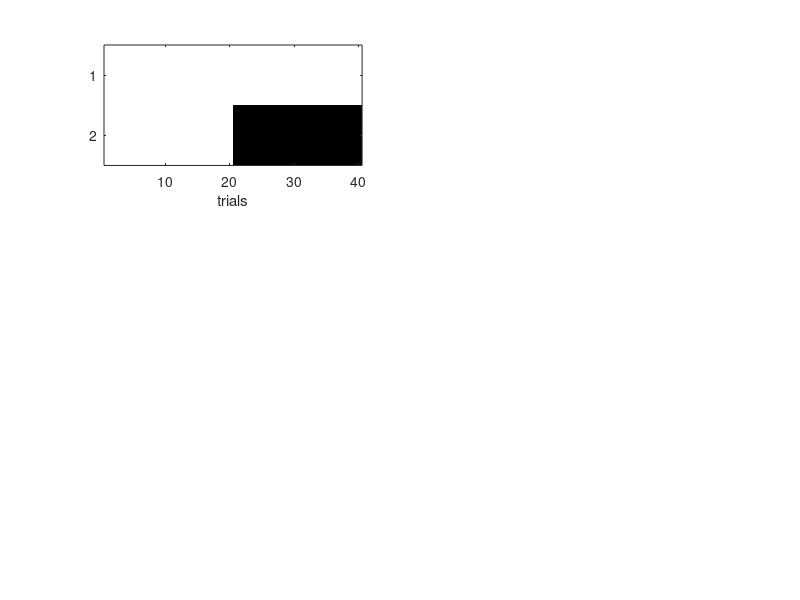

This figure's MATLAB source: (Note: this script raises an error after producing the figure.)
%% Latent cause model of associative learning
% Uses a chinese restaurant prior over possible latent causes, and
% particle filtering to approximate latent cause inference, based on
% Gershman, Blei & Niv 2010
%
% Author: Sashank Pisupati
% Version: 2.1.0


%% Model parameters
clear all

% Task specification
task = 'deterministic_reward';
% task = 'probabilistic_reward';

% Block specification: Comma separated characters indicating feature presence, alphabetically last character denotes outcome.
blocks = {'A+','A'};               % E.g.: A+ denotes presence of A and reward(+), AX denotes presence of A,X, absence of reward.
% probs = [1,0.8;1,0.2];        % For probabilistic_reward only, specify probabilities of each character
nTrialsPerBlock = 20;

% CRP/Particle filter parameter
process = 'dynamicCRP';             % Prior process specificiation  - CRP/sticky CRP/dynamic CRP
scheme = 'importanceResampling';    % Particle filtering scheme specification

alpha = 0.1;                        % CRP concentration parameter
eta = 0.5;                          % Dynamic CRP self-transition probability
beta = 100;                         % Sticky CRP self-transition boost

aPrior = 1;                         % Prior pseudocounts of feature presence
bPrior = 1;                         % Prior pseudocounts of feature absence
nVisCauses = 10;                    % Number of latent causes to visualize
nParticles = 1000;                  % Number of particles
linecolor = [0 0 0];

%% Stimulus design

% Design trial-wise feature array (stimuli+outcomes) using specified block structure
switch task
    case 'deterministic_reward'
        %Default: conditioned inhibition (A+/AX-)
        if ~exist('blocks','var')
            blocks = {'A+','AX'};
        end
        features = unique([blocks{:}]);
        features = [features(2:end),features(1)];
        lFeatures = num2cell(features);
        nFeatures = length(lFeatures);          % Number of features
        f = zeros(nFeatures,nTrialsPerBlock);   % Active features
        for b = 1:length(blocks)
            for c = 1:length(blocks{b})
                f(strcmp(num2cell(blocks{b}(c)),lFeatures),(b-1)*nTrialsPerBlock+1:b*nTrialsPerBlock)=1;
            end
        end
        
    case 'probabilistic_reward'
        % Default: simple conditioning (A+ @ 80%)
        if ~exist('blocks','var')
            blocks = {'A+'};
        end
        features = unique([blocks{:}]);
        if ~exist('probs','var')
            probs = 0.8*ones(length(blocks),length(features));
        end
        features = [features(2:end),features(1)];
        lFeatures = num2cell(features);
        nFeatures = length(lFeatures);          % Number of features
        f = zeros(nFeatures,nTrialsPerBlock);   % Active features
        for b = 1:length(blocks)
            for c = 1:length(blocks{b})
                for n = 1:nTrialsPerBlock
                    f(strcmp(num2cell(blocks{b}(c)),lFeatures),(b-1)*nTrialsPerBlock+n)=rand<probs(b,c);
                end
            end
        end
end
nTrials = size(f,2);

% Plot stimulus structure
figure(1);
set(gcf,'color','w');
subplot(3,2,1)
imagesc(f)
colormap(bone)
caxis([0,1])
xlabel('trials')
set(gca,'ytick',[1:nFeatures])
set(gca,'yticklabels',lFeatures)
title('Observations')
set(gca,'fontSize',18)


%% Initialization

% Initialize latent cause assignments, counts(t=0)
nMaxCauses = nTrials;                   % Maximum number of possible latent causes
particles = zeros(nParticles,nTrials);  % Latent cause assignments i.e. particles
nC = zeros(nParticles,nMaxCauses);      % Latent cause counts for each particle

% Initialize sufficient statistics (counts) of observation probabilities with beta prior
nFC = zeros(nFeatures,nMaxCauses,nParticles)+aPrior;    % Feature|cause presence pseudocounts
bFC = zeros(nFeatures,nMaxCauses,nParticles)+bPrior;    % Feature|cause absence pseudocounts

% Plot prior over observation probabilities
subplot(3,2,2)
plot(betapdf(0:0.01:1,aPrior,bPrior))
title('Priors')
set(gca,'fontSize',18)

% Initialize likelihood & weights
lik = zeros(nParticles,nMaxCauses);     % Likelihood
wt = ones(nParticles,1)/nParticles;     % Importance weights
rt = ones(nParticles,1)/nParticles;     % Outcome predictive weights
rProb = zeros(nParticles,1);            % Outcome probablities

% Initialize estimates averaged across particles
cEst = zeros(nMaxCauses,nTrials);       % Estimated posterior on causes
rEst = zeros(1,nTrials);                % Estimated outcome probability
phiEst = zeros(nFeatures,nTrials);      % Estimated observation probabilities


%% Inference

%Loop over trials
for t = 1:nTrials
    obs = logical(f(:,t)); %Observations on current trial
    
    switch scheme
        
        case 'importanceResampling'
            % Sequential Importance Resampling: Sample prior set of particles before each trial,
            % Weigh by importance (likelihood) to estimate posterior, importance-weighted resample
            
            % Sample particles(t), counts(t) from CRP prior, based on counts(t-1)
            if t == 1
                [particles(:,t),nC] = generateCRprior(nC,alpha);
            else
                switch process
                    % Chinese restaurant process prior (Gershman, Blei & Niv 2010)
                    case 'CRP'
                        [particles(:,t),nC] = generateCRprior(nC,alpha);
                    % Sticky HDP-HMM prior with temporal boost (Fox et al 2011)
                    case 'stickyCRP'
                        [particles(:,t),nC] = generateStickyCRprior(particles(:,t-1),nC,alpha,beta);
                    % CRP with constant self-transition (Lloyd & Leslie '13)
                    case 'dynamicCRP'
                        [particles(:,t),nC] = generateDynamicCRprior(particles(:,t-1),nC,alpha,eta);
                end
            end
                                
            %Loop over particles
            for l = 1:nParticles
                %Current hypothesized latent cause
                k = particles(l,t);
                
                % Value prediction (before seeing outcome):
                % Likelihood of non-outcome features given hypothesized latent cause i.e. Predictive weights
                rt(l) = prod((obs(1:end-1).*nFC(1:end-1,k,l) + ~obs(1:end-1).*bFC(1:end-1,k,l))./(nFC(1:end-1,k,l)+bFC(1:end-1,k,l)),1);
                % Probability of outcome feature given hypothesized latent cause
                rProb(l) = nFC(end,k,l)./(nFC(end,k,l)+bFC(end,k,l));
                
                % Likelihood of *all* observed features given hypothesized latent cause i.e. Importance weights
                wt(l) = prod((obs.*nFC(:,k,l) + ~obs.*bFC(:,k,l))./(nFC(:,k,l)+bFC(:,k,l)),1);
                
                % Update observation probabilities
                nFC(:,k,l) = nFC(:,k,l) + double(obs);
                bFC(:,k,l) = bFC(:,k,l) + double(~obs);
            end
            % Normalize weights
            wt = wt/sum(wt);
            rt = rt/sum(rt);
            
            % Predictive estimate of value i.e. outcome prob (before seeing outcome)
            rEst(t) = rt'*rProb;
            
            % Importance weighted estimate of posterior over causes
            cEst(:,t) = weightedHist(particles(:,t),wt,0:nMaxCauses);
            
            % Importance weighted estimate of posterior over observation probabilities
            for i = 1:nFeatures
                phiEst(i,:) = wt'*squeeze([(nFC(i,:,:)./(nFC(i,:,:)+bFC(i,:,:)))])';
            end
            
            
            % Importance weighted resampling of particles
            indices = randsample([1:nParticles]',nParticles,true,wt);
            particles = particles(indices,:);
            nC = nC(indices,:);
            nFC = nFC(:,:,indices);
            bFC = bFC(:,:,indices);
    end
    
    % Plot heatmap of estimated posterior over causes
    subplot(3,2,3)
    imagesc(cEst);caxis([0,1])
    ylim([0.5,nVisCauses])
    set(gca,'ytick',[1,round(nVisCauses/2),nVisCauses])
    title('p(Cause)')
    xlabel('trials')
    set(gca,'fontSize',18)
    
    % Plot graph of estimated posterior over causes
    subplot(3,2,5)
    plot(cEst(:,1:t)','LineWidth',1);
    set(gca, 'ColorOrder', hot(nVisCauses), 'NextPlot', 'replacechildren');
    ylim([0,1])
    xlim([1,nTrials])
    title('p(Cause)')
    xlabel('trials')
    set(gca,'fontSize',18)
    
    % Plot estimated value i.e. predicted outcome probability
    subplot(3,2,6)
    plot(rEst(1:t),'-','LineWidth',1,'color',linecolor);
    hold on
    for b = 1:length(blocks)
        plot([b*nTrialsPerBlock,b*nTrialsPerBlock],[0,1],'k--');
    end
    hold off
    xlim([1,nTrials]);
    ylim([0,1]);
    set(gca,'fontSize',18)
    xlabel('trials')
    title('p(Outcome)')
    
    % Plot estimated observation probabilities
    set(gca,'fontSize',18)
    subplot(3,2,4)
    imagesc(phiEst);caxis([0,1])
    xlim([0.5,nVisCauses])
    title('p(Feature|Cause)')
    xlabel('Causes')
    set(gca,'ytick',[1:nFeatures])
    set(gca,'yticklabels',lFeatures)
    set(gca,'fontSize',18)
    drawnow
end

%% CHINESE RESTAURANT PROCESS

% Partition/Assignments generator - generates "M" assignments for 
% current trial (t) based on CRP prior, i.e. based on counts from trial (t-1),alpha
function [assignmentsT, nKT]= generateCRprior(nKTminus1,alpha)
% Partition/Assignment probability - requires m x K vector of counts "nk"
%   k = 1:size(nk,2);       %Index of causes
%   K = sum(nk>0,2);        %Number of assigned causes so far
%   N (=T-1) = sum(nk,2);   %Number of observations so far
%   pAssignCR = @(k,nk,K,alpha) (nk.*(k<=K)+alpha.*(k==K+1)+0.*(k>K+1))./(sum(nk,2)+alpha);
pAssignCR = @(nk,alpha) (nk.*(1:size(nk,2)<=sum(nk>0,2))+alpha.*(1:size(nk,2)==sum(nk>0,2)+1)+0.*(1:size(nk,2)>sum(nk>0,2)+1))./(sum(nk,2)+alpha);
thisProb = pAssignCR(nKTminus1,alpha);
thisCount = mnrnd(1,thisProb);
[row,col] = find(thisCount);
assignmentsT(row,1) = col;
nKT = nKTminus1 + thisCount;
end

%% STICKY CRP/ STICKY HDP-HMM PROCESS

% Partition/Assignments generator - generates "M" assignments for current trial (t) 
% based on sticky HDP-HMM prior, i.e. based on counts from trial (t-1),
% alpha, beta (stickiness boost) and previous trial assignments
function [assignmentsT, nKT]= generateStickyCRprior(assignmentsTminus1,nKTminus1,alpha,beta)
curr = repmat(linspace(1,size(nKTminus1,2),size(nKTminus1,2)),size(nKTminus1,1),1)==assignmentsTminus1;
%  pAssignStickyCR = @(k,nk,K,alpha) (nk+beta*curr).*(k<=K)+alpha.*(k==K+1)+0.*(k>K+1))./(sum(nk,2)+alpha+beta);
pAssignStickyCR = @(nk,alpha,beta,curr) ((nk+beta.*curr).*(1:size(nk,2)<=sum(nk>0,2))+alpha.*(1:size(nk,2)==sum(nk>0,2)+1)+0.*(1:size(nk,2)>sum(nk>0,2)+1))./(sum(nk,2)+alpha+beta);
thisProb = pAssignStickyCR(nKTminus1,alpha,beta,curr);
thisCount = mnrnd(1,thisProb);
[row,col] = find(thisCount);
assignmentsT(row,1) = col;
nKT = nKTminus1 + thisCount;
end

%% DYNAMIC CRP/ CRP-HMM with constant self-transition probability

% Partition/Assignments generator - generates "M" assignments for current trial (t) 
% based on a CRP-HMM prior with constant self-transition prob.,i.e. based on counts from trial (t-1),
% alpha, eta (self-transition probability) and previous trial assignments
function [assignmentsT, nKT]= generateDynamicCRprior(assignmentsTminus1,nKTminus1,alpha,eta)
curr = repmat(linspace(1,size(nKTminus1,2),size(nKTminus1,2)),size(nKTminus1,1),1)==assignmentsTminus1;
%  pAssignDynamicCR = @(k,nk,K,alpha) eta*curr + (1-eta)*(nk.*(k<=K)+alpha.*(k==K+1)+0.*(k>K+1))./(sum(nk,2)+alpha);
pAssignDynamicCR = @(nk,alpha,eta,curr) eta.*curr +(1-eta).*((nk).*(1:size(nk,2)<=sum(nk>0,2))+alpha.*(1:size(nk,2)==sum(nk>0,2)+1)+0.*(1:size(nk,2)>sum(nk>0,2)+1))./(sum(nk,2)+alpha);
thisProb = pAssignDynamicCR(nKTminus1,alpha,eta,curr);
thisCount = mnrnd(1,thisProb);
[row,col] = find(thisCount);
assignmentsT(row,1) = col;
nKT = nKTminus1 + thisCount;
end

%% Weighted histogram
function mass = weightedHist(x, weights, bins)
mass = zeros(length(bins)-1,1);
for j = 1:length(mass)
    inds = find(x>bins(j) & x<=bins(j+1));
    if ~isempty(inds)
        mass(j) = sum(weights(inds));
    end
end
end
